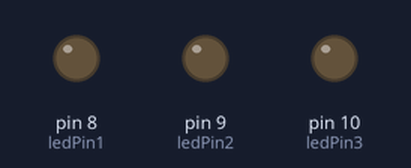
The sketch below on a simulated Arduino Uno, built with avr-gcc and run on an emulated ATmega328P. On the bench: output pins drawn as LEDs (lit = HIGH). Random numbers use the default seed unless the sketch sets one.

Above: at 0.15 s.
At 3.48 s:
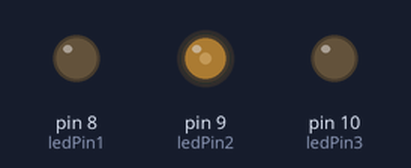
At 6.51 s:
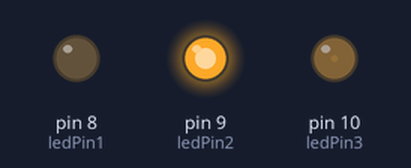
At 13.81 s:
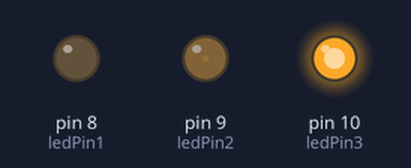
At 22.36 s:
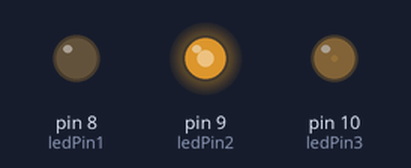
At 31.4 s:
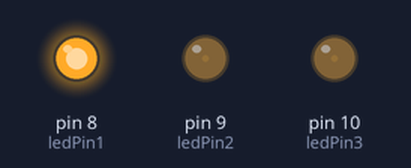
Timing chart, 0 to 40.0 s (numbered marks = the images above):
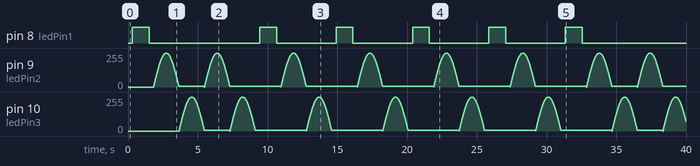

Measured:
- by itself, pin 8 (ledPin1): goes HIGH 1.2 s, LOW 7.9 s, 4 × (HIGH 1.2 s, LOW 4.3 s), HIGH 1.2 s, then LOW

The sketch:

Project09a.ino
```cpp
// Project 9 - LED Fire Effect
int ledPin1 = 8;
int ledPin2 = 9;
int ledPin3 = 10;
int tempo = 1000;

void setup()
{
  randomSeed(analogRead(0));

  pinMode(ledPin1, OUTPUT);
  pinMode(ledPin2, OUTPUT);
  pinMode(ledPin3, OUTPUT);
}

void loop()
{
  switch (random(2)) {
    case 0: shineled(ledPin1);
    case 1: shineled(ledPin2);
    case 2: shineled(ledPin3);
  }
}


void shineled(int ledPin) {
  	for (int x=0; x<180; x++) {
    	// convert degrees to radians then obtain sin value
    	analogWrite(ledPin, int((sin(x*(3.1412/180)))*255));
        delay(10);
  	}
}
```
